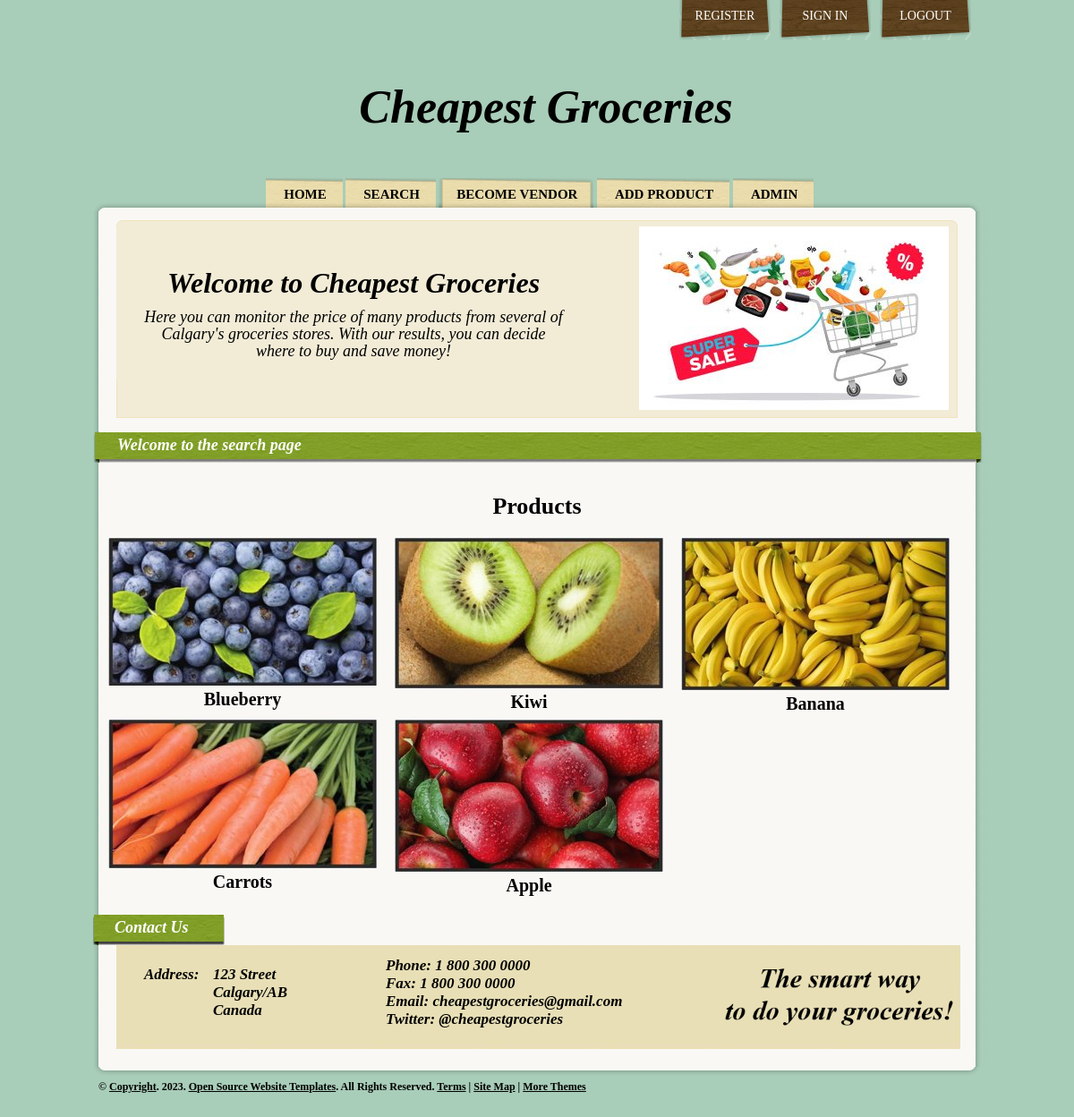
/search_page/, run on an earlier commit of the app's database.
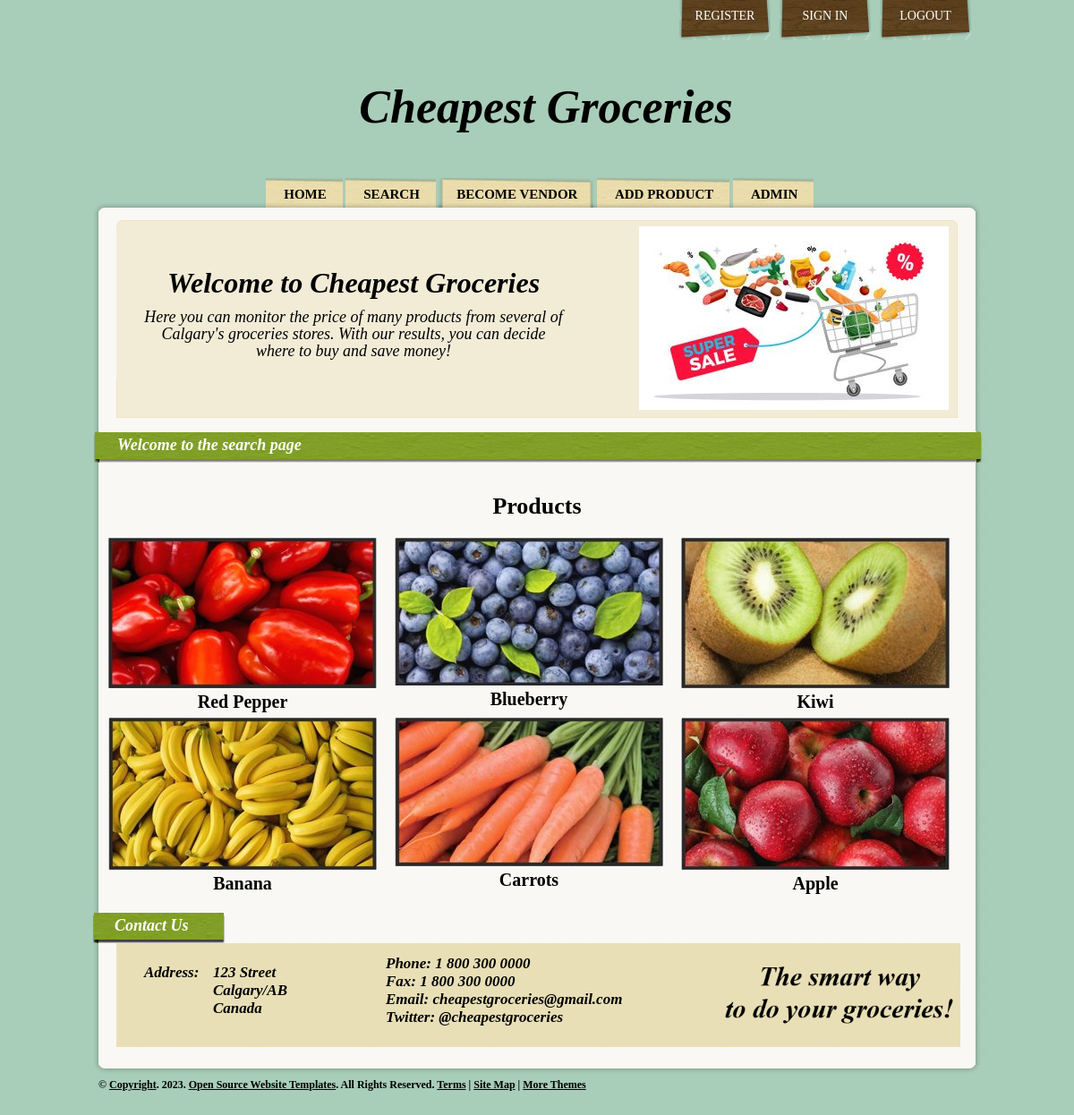
And on a later commit of the database.
### products/models.py (models this page shows, shortened)
class Product(models.Model):
    category    = models.ForeignKey(Category, related_name = 'products', on_delete = models.CASCADE)
    vendor      = models.ForeignKey(Vendor, related_name = 'products', on_delete = models.CASCADE)
    title       = models.CharField(max_length = 200)
    slug        = models.SlugField(max_length = 200, unique = True) #used in the urls
    price       = models.DecimalField(max_digits = 6, decimal_places = 2, blank=True, default = 0.0)
    date_added  = models.DateTimeField(auto_now_add = True)
    image       = models.ImageField(upload_to = 'uploads/', blank = True, null = True)
    thumbnail   = models.ImageField(upload_to = 'uploads/', blank = True, null = True)
    class Meta:
        ordering = ['-date_added'] #data in descent order
    def __str__(self):
        return self.title #self.vendor
    def get_thumbnail(self):
        if self.thumbnail:
            return self.thumbnail.url

### search_page/views.py (the view)
# urls.py: path('search_page/', search_page, name = 'search_page'), #ownwn
def search_page(request):
    list_products =  Product.objects.all()
    list_title = []
    list_ids = []
    for p in list_products:
        if p.title not in list_title:
            list_ids.append(p.id)
            list_title.append(p.title)
    products_distinct =  Product.objects.filter(pk__in=list_ids)
    print(products_distinct)
    context        = {'products_distinct': products_distinct}
    template       = 'search_page.html'
    return render (request, template, context)

### products/context_processors.py (called while the page is built)
def menu_categories(request):
    categories = Category.objects.all()
    return {'menu_categories': categories}

### templates/search_page.html (shortened to what this page needs)
{% extends "base.html" %}
{% block content %}
    <div class="heading">Welcome to the search page</div>
    <h2 class="h1 font-weight-normal form-register-h2" >Products</h2>
    <div style="display: flex;flex-wrap: wrap;">
    {% for product in products_distinct %}
        {% include 'list_item.html' %}
    {% endfor %}
    </div>
{% endblock %}

### templates/list_item.html
<div class="productHolder">
    <figure>
        <a href="{% url 'product' product.category.slug product.slug %}">
        <img src="{{ product.get_thumbnail }}"></a>
    </figure>
    <h class="product">{{ product.title }}</h>
</div>

What changed in the data, as far as the page shows it:
added Product: get_thumbnail (picture), title "Red Pepper"
